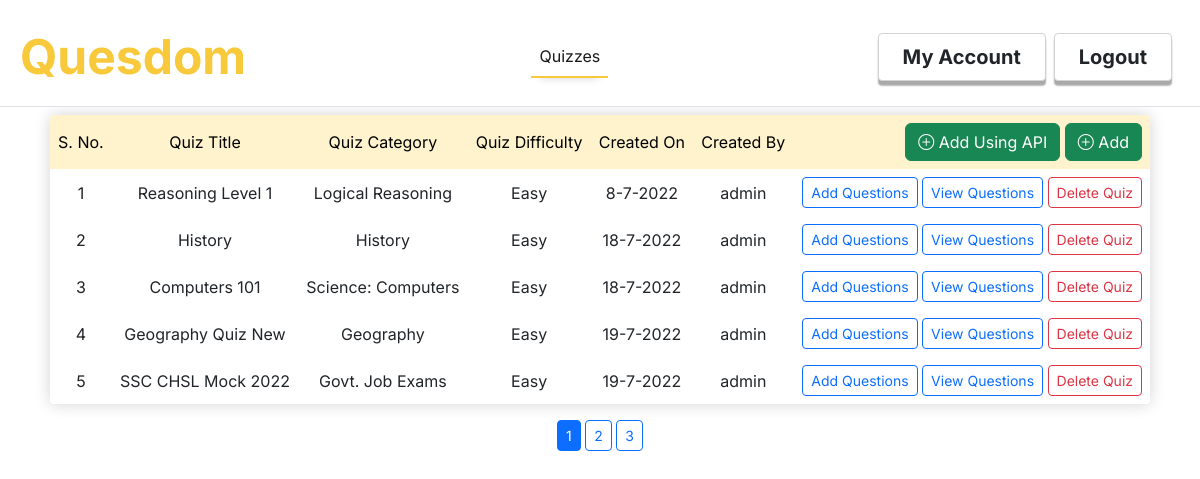
Page /indexquiz (signed in) on the earlier database version.
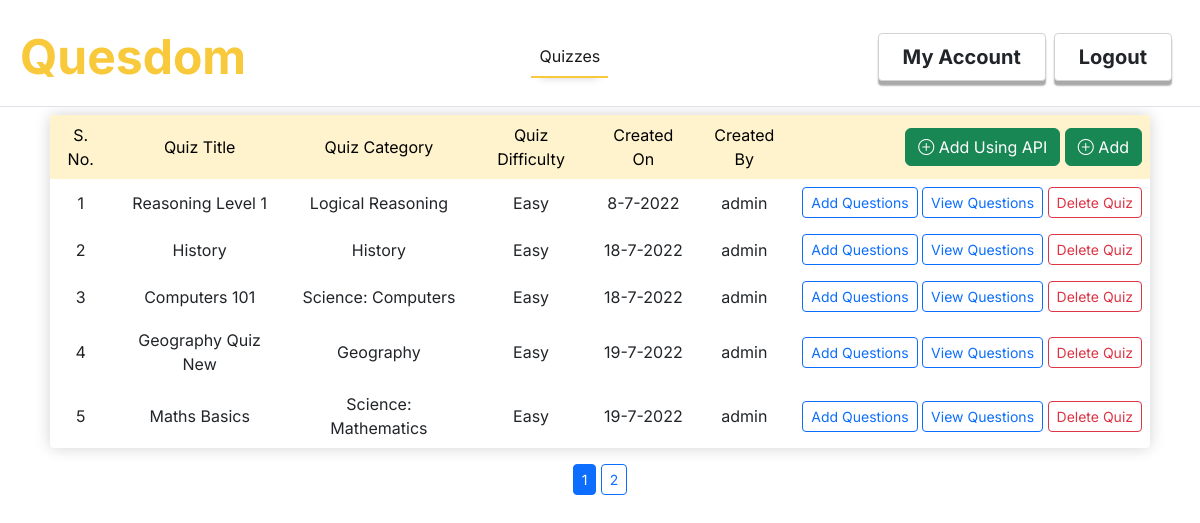
Same page on the later database version.
### quesdom/models.py (models this page shows, shortened)
class Quizzes(db.Model):
    id = db.Column(db.Integer, primary_key = True)
    quiz_title = db.Column(db.String(30), nullable= False)
    quiz_description = db.Column(db.String(200), nullable=False)
    quiz_category = db.Column(db.String(20), nullable=False)
    quiz_difficulty = db.Column(db.String(10), nullable=False)
    date_created = db.Column(db.DateTime, nullable=False, default=datetime.utcnow)
    author = db.Column(db.Integer, db.ForeignKey('users.id'), nullable=False)
    created_by = db.relationship('Users',backref='created_by',lazy=True)
    questions = db.relationship('Questions',backref='contains',cascade="all, delete-orphan",lazy=True)

class Users(db.Model, UserMixin):
    id = db.Column(db.Integer, primary_key = True)
    username = db.Column(db.String(30), unique=True, nullable= False)
    email = db.Column(db.String(50), unique=True,nullable=False)
    password = db.Column(db.String(60), nullable=False)
    role = db.Column(db.String(20), nullable=False)
    answers = db.relationship('Answers',backref='answers',lazy=True)
    quizzes = db.relationship('Quizzes',backref='quizzes',lazy=True)

### quesdom/routes.py (the view)
@app.route('/indexquiz')
@login_required
def indexquiz():
    if not current_user.role == 'Admin':
        flash('You must be an admin to access this page!',category='info')
        return redirect('home')
    if Quizzes.query.filter_by().count() == 0:
        flash('No quizzes found, please add a quiz!','info')
        return redirect('home')
    page = request.args.get('page',1,int)
    quizzes = Quizzes.query.paginate(per_page = 5,page=page)
    return render_template('indexquiz.html',title='All Quizzes',quizzes = quizzes)

### quesdom/models.py (called while the page is built)
@login_manager.user_loader
def load_user(user_id):
    return Users.query.get(int(user_id))

### quesdom/templates/indexquiz.html
{%extends "layout.html"%}
{%block content%}
<div class="row overflow-auto p-4 p-md-2">
    <div class="col" >
        <table class="table bg-opacity-50 table-borderless bg-white mytable text-center rounded-1 overflow-hidden">
            <tr class="table-warning" valign="middle">
                <td>
                    S. No.
                </td>
                <td>
                    Quiz Title
                </td>
                <td>
                    Quiz Category
                </td>
                <td>
                    Quiz Difficulty
                </td>
                <td>
                    Created On
                </td>
                <td>
                    Created By
                </td>
                <td class="text-end">
                    <a class="btn btn-success" href="{{url_for('createquizfromapi')}}"><i class="bi bi-plus-circle"></i> Add Using API</a>
                    <a class="btn btn-success" href="{{url_for('createquiz')}}"><i class="bi bi-plus-circle"></i> Add</a>
                </td>
            </tr>
            {%for quiz in quizzes.items%}
                <tr valign="middle" >
                    <td>
                        {{loop.index+((quizzes.page-1)*quizzes.per_page)}}
                    </td>
                    <td>
                        {{quiz.quiz_title}}
                    </td>
                    <td>
                        {{quiz.quiz_category}}
                    </td>
                    <td>
                        {{quiz.quiz_difficulty}}
                    </td>
                    <td>
                        {{quiz.date_created.day}}-{{quiz.date_created.month}}-{{quiz.date_created.year}}
                    </td>
                    <td>
                        {{quiz.created_by.username}}
                    </td>
                    <td class="text-nowrap text-end">
                        <a class="btn btn-outline-primary btn-sm" href="{{url_for('createquestion',quiz_id=quiz.id)}}">Add Questions</a>
                        <a class="btn btn-outline-primary btn-sm" href="{{url_for('indexquestions',quiz_id=quiz.id)}}">View Questions</a>
                        <a class="btn btn-outline-danger btn-sm" href="{{url_for('deletequiz',quiz_id=quiz.id)}}">Delete Quiz</a>
                    </td>
                </tr>
            {%endfor%}
        </table>
        <div class="page-links text-center">
            {% for page_num in quizzes.iter_pages() %}
            {% if page_num %}
                {% if quizzes.page == page_num %}
                    <a class="active btn btn-outline-primary btn-sm" href="{{url_for('indexquiz',page=page_num)}}">{{page_num}}</a>
                {% else %}
                    <a class="btn btn-outline-primary btn-sm" href="{{url_for('indexquiz',page=page_num)}}">{{page_num}}</a>
                {% endif %}
            {% else %}
                <span class="btn btn-outline-primary btn-sm">...</span>
            {% endif %}
        {% endfor %}
        </div>
    </div>
</div>
{%endblock%}

Differences in the rows shown:
removed Quizzes: quiz_title "SSC CHSL Mock 2022", quiz_category "Govt. Job Exams", quiz_difficulty "Easy", date_created.day "19", date_created.month "7", date_created.year "2022", created_by.username "admin"
now on this page (row unchanged): Quizzes: quiz_title "Maths Basics", quiz_category "Science: Mathematics", quiz_difficulty "Easy", date_created.day "19", date_created.month "7", date_created.year "2022", created_by.username "admin"
Other differences:
list line gone: "3"
